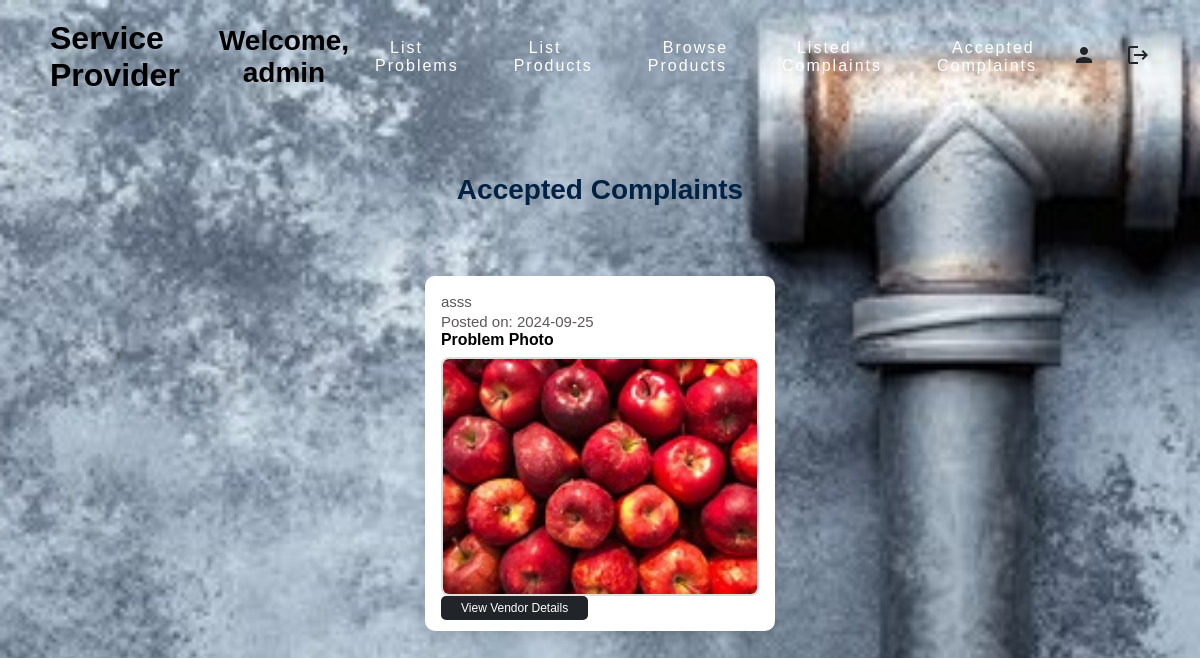
Page /accepted_complaints (signed in) on the committed database.
### models.py (models this page shows, shortened)
class User(db.Model):
    id = db.Column(db.Integer, primary_key=True)
    name = db.Column(db.String(100), nullable=False)
    email = db.Column(db.String(100), unique=True, nullable=False)
    password = db.Column(db.String(255), nullable=False)
    date_of_birth = db.Column(db.Date, nullable=False)
    city = db.Column(db.String(100), nullable=False)
    state = db.Column(db.String(100), nullable=False)
    address = db.Column(db.String(255), nullable=False)
    pin_code = db.Column(db.String(10), nullable=False)
    aadhar_card_no = db.Column(db.String(12), nullable=False)
    phone_no = db.Column(db.String(15), nullable=False)
    lat = db.Column(db.Float)
    lng = db.Column(db.Float)

class Complaint(db.Model):
    id = db.Column(db.Integer, primary_key=True)
    user_id = db.Column(db.Integer, db.ForeignKey('user.id'))
    description = db.Column(db.String(255))
    city = db.Column(db.String(100))
    category = db.Column(db.String(100))
    date_created = db.Column(db.DateTime, default=datetime.utcnow)
    is_accepted = db.Column(db.Boolean, default=False)
    vendor_id = db.Column(db.Integer, db.ForeignKey('vendor.id'))
    photo = db.Column(db.String(150), nullable=True)  # New photo field
    schedule_date = db.Column(db.Date, nullable=True)
    schedule_time = db.Column(db.Time, nullable=True)
    user = db.relationship('User', backref=db.backref('complaints', lazy=True))
    vendor = db.relationship('Vendor', backref=db.backref('accepted_complaints', lazy=True))

### app.py (the view)
@app.route('/accepted_complaints')
def accepted_complaints():
    user_id = session.get('user_id')
    if not user_id:
        return redirect(url_for('login_user'))  # Redirect if user is not logged in
    user = User.query.get(user_id)
    if not user:
        return "User not found", 404
    complaints = Complaint.query.filter_by(user_id=user_id, is_accepted=True).all()
    print(f"User ID: {user_id}")
    print(f"Accepted Complaints: {[complaint.id for complaint in complaints]}")
    return render_template('accepted_complaints.html', complaints=complaints, user=user)

### templates/accepted_complaints.html (shortened to what this page needs)
{% extends "base.html" %}
{% block content %}
<body>
  <br><br><br><br><br><br><br><br>
<h2>Accepted Complaints</h2>
<div class="complaints-container">
  {% if complaints %} {% for complaint in complaints %}
  <div class="complaint-card">
    <div class="complaint-body">
      <p>{{ complaint.description }}</p>
      <small
        >Posted on: {{ complaint.date_created.strftime('%Y-%m-%d') }}</small
      >
      {% if complaint.photo %}
      <div class="problem-photo-container">
        <h4>Problem Photo</h4>
        <img
          src="{{ url_for('static', filename='uploads/' ~ complaint.photo) }}"
          alt="Problem Photo"
          class="img-fluid"
        />
      </div>
      {% endif %}
      <a class="anchorbutton"
        href="{{ url_for('view_vendor_details', vendor_id=complaint.vendor_id) }}"
        class="btn btn-info"
        >View Vendor Details</a
      >
    </div>
  </div>
  {% endfor %} {% else %}
  <p>No accepted complaints found.</p>
  {% endif %}
</div>
{% endblock %}

### templates/base.html (shortened to what this page needs)
<!DOCTYPE html>
<html lang="en">
  <head>
    <link rel="stylesheet " href="../static/css/userdashboard.css" />
  </head>
  <body>
    <header>
      <a class="logo" href="{{ url_for('user_dashboard') }}">
        <h1>Service Provider</h1>
      </a>
      <h2 class="logo">Welcome, {{ user.name }}</h2>
      <ul class="menu" id="menu">
        <li><a href="{{ url_for('list_problem') }}">List Problems</a></li>
        <li><a href="{{ url_for('list_product') }}">List Products</a></li>
        <li><a href="{{ url_for('browse_products') }}">Browse Products</a></li>
        <li>
          <a href="{{ url_for('listed_complaints') }}">Listed Complaints</a>
        </li>
        <li>
          <a href="{{ url_for('accepted_complaints') }}">Accepted Complaints</a>
        </li>
      </ul>
      <div class="icon-container">
        <a href="{{ url_for('user_profile') }}" class="profile-icon">
          <span class="material-icons">person</span>
        </a>
        <a href="{{ url_for('logout') }}" class="logout-icon">
          <span class="material-icons">logout</span>
        </a>
      </div>
    </header>
    <main>
      {% block content %}{% endblock %}
    </main>
  </body>
</html>

### static/css/userdashboard.css (style rules this page uses)
* { margin: 0; padding: 0; box-sizing: border-box; font-family: sans-serif; }
header { position: fixed; top: 0; left: 0; width: 100%; display: flex; justify-content: space-between; align-items: center; padding: 20px 50px; z-index: 1000; transition: 0.6s; }
header h1, header h2 { margin: 0; color: #000000; }
.menu { list-style-type: none; padding: 0; display: flex; flex-direction: column; transition: max-height 0.3s ease; }
header ul { position: relative; display: flex; justify-content: center; align-items: center; }
header ul li { position: relative; list-style: none; }
header ul li a { position: relative; margin: 0 15px; text-decoration: none; color: #fff; letter-spacing: 2px; font-weight: 500px; transition: 0.6s; font-size: medium; }
.icon-container { display: flex; justify-content: center; gap: 20px; }
@media (min-width: 900px) { .menu { flex-direction: row; } }
@media (min-width: 900px) { .menu li { padding: 10px 20px; } }
.icon-container { position: relative; display: flex; gap: 30px; }
a { position: relative; text-decoration: none; color: inherit; }
.profile-icon span, .logout-icon span { font-size: 24px; color: #212529; }

### rows in the picture
User: name "admin"
Complaint: description "asss", date_created "2024-09-25", photo (picture)
